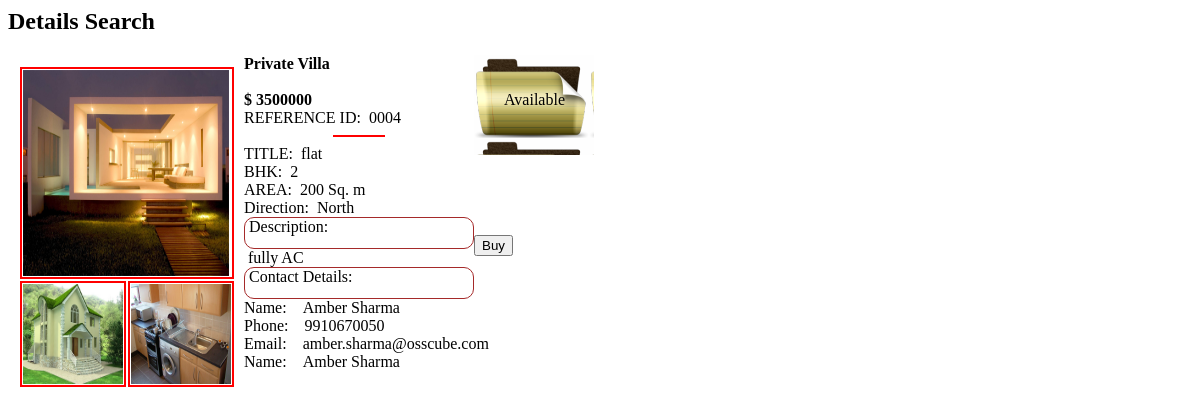
Page /view/searchdetailed.php?property_id=4 on the committed database.
### tables this page shows
CREATE TABLE `property_image` (
  `image_id` int(11) NOT NULL AUTO_INCREMENT,
  `property_id` int(11) DEFAULT NULL COMMENT 'foreign key refering to seller table',
  `image` blob,
  PRIMARY KEY (`image_id`),
  KEY `image_id` (`image_id`),
  KEY `property_id` (`property_id`),
  CONSTRAINT `property_image_ibfk_1` FOREIGN KEY (`image_id`) REFERENCES `seller_table` (`property_id`),
  CONSTRAINT `property_image_ibfk_2` FOREIGN KEY (`property_id`) REFERENCES `seller_table` (`property_id`)
);

CREATE TABLE `seller_table` (
  `property_id` int(11) NOT NULL AUTO_INCREMENT COMMENT 'unique id of saler',
  `user_id` int(11) DEFAULT NULL COMMENT 'name of  user',
  `deal_type` enum('Sale','Rent') DEFAULT NULL COMMENT 'sale type',
  `address` varchar(100) DEFAULT NULL COMMENT 'address of seller',
  `property_type` varchar(15) DEFAULT NULL COMMENT 'this is type of property',
  `transaction_type` varchar(15) DEFAULT NULL COMMENT 'type of sale ',
  `property_area` int(11) DEFAULT NULL,
  `facility` varchar(30) DEFAULT NULL COMMENT 'facility provided',
  `direction` enum('N','E','S','W','NE','NW','SE','SW') DEFAULT NULL COMMENT 'location of property',
  `property_feature` varchar(30) DEFAULT NULL COMMENT 'type of room',
  `price` int(11) DEFAULT NULL COMMENT 'rate of property',
  `bargain_amount` int(11) DEFAULT NULL COMMENT 'min amount for sale',
  `furnished_item` varchar(20) DEFAULT NULL COMMENT 'material included with property',
  `description` varchar(200) DEFAULT NULL COMMENT 'key feature of propety',
  `bhk` int(11) DEFAULT NULL,
  `property_status` enum('inactive','active','pending','done') DEFAULT NULL,
  `city` varchar(20) DEFAULT NULL,
  `sector` varchar(20) DEFAULT NULL,
  PRIMARY KEY (`property_id`),
  KEY `user_id` (`user_id`),
  CONSTRAINT `sellertable_ibfk_1` FOREIGN KEY (`user_id`) REFERENCES `user_registration` (`user_id`)
);

CREATE TABLE `user_registration` (
  `user_id` int(11) NOT NULL AUTO_INCREMENT COMMENT 'unique user response id',
  `name` varchar(20) NOT NULL COMMENT 'user name',
  `contact_no` varchar(10) NOT NULL COMMENT 'user contact number',
  `email` varchar(50) DEFAULT NULL,
  `user_name` varchar(20) NOT NULL COMMENT 'user login name',
  `password` varchar(15) NOT NULL COMMENT 'user password for login',
  `status` enum('t','f') DEFAULT 't' COMMENT 'status for soft delete',
  `user_type` enum('u','b','a') DEFAULT NULL,
  PRIMARY KEY (`user_id`,`user_name`)
);

### model/constant1.php (called while the page is built, shortened)
<?php
class Language {
    private $_lang=array();
    public function __construct($language) {
        $this->_lang=$language;
    }
    public function __get($key){
       return $this->_lang[$key];
    }
}
$lang= new Language($_languageConstants);
?>

### model/Search_class.php (called while the page is built, shortened)
<?PHP
require_once SITEPATH.'model/model.php';
class SearchProperty
{
	private $propertyid;
	public function setPropertyid($propertyid) {
		$this->propertyid = $propertyid;
	}
	public function getPropertyid() {
		return $this->propertyid;
	}
	public function Propertydetailed($matchfield)
	{
		$obj1 = new MyModel();
		$result = $obj1->PropertyDetailed($matchfield);
		return $result;
	}
	public function Propertyimage($matchfield)
	{
		$obj1 = new MyModel();
		$result = $obj1->PropertyImage($matchfield);
		return $result;
	}
	public function Admindetails($matchfield)
	{
		$obj1 = new MyModel();
		$result = $obj1->AdminDetails($matchfield);
		return $result;
	}
}
?>

### controller/singleton.php (called while the page is built, shortened)
<?php
class DBConnection {
    private static $instance;
    private static $_host = "localhost";
    private static $_user = "root";
    private static $_password ="amber@321";
    private $_tableName = "";
    private $_join = "";
    private $_where = "";
    private $_between = "";
    private $_values = array();
    private $_result = "";
    public static function Connect() {
        if (is_null(DBConnection::$instance)) {
            $db = mysql_connect(self::$_host, self::$_user, self::$_password);
            if ($db) {
                self::$instance = new DBConnection();
            }
        }
        return self::$instance;
    }
    public function Fields($data = array()) {
        $count = count($data);
	    if ($count > 0) {
            foreach ($data as $key => $value) {
                if (!empty($value)) {
		    $this->_values[] = $value;
                }
            }
        }
		return $this;
    }
    public function From($value) {
        if (!empty($value)) {
            $this->_tableName = $value;
        }
		return $this;
    }
    public function Where($data = array(), $raw = false, $operator = "AND") {
	$this->_where="";
        $count = count($data);
        if ($count > 0) {
            $index = 0;
            foreach ($data as $key => $value) {
				if (is_string($value)) {
                    $value = " '$value' ";
                }
				$op = array("=",">","<",">=","<=");
				$opMatch = false;
				for($i = 0;$i < count($op);$i++){
					if(strpos($key, $op[$i]) > 0){
						$opMatch  = true;
						break;
					}
				}
				if($opMatch){
					$this->_where .= " $key $value";
				}
				elseif($this->_between){
				    $this->_where .= $key .$this->_between ;
				}
				else {
					$this->_where .= " $key =  $value";
				}
            }
        }
		return $this;
    }
    public function Select() {
        $bool = false;
        $this->_query = "";
        $fields = " * ";
        if (count($this->_values) > 0) {
            $fields = implode(', ', $this->_values);
        }
        $table = $this->_tableName;
        if (!empty($table)) {
			$this->_query .= "SELECT ";
			$this->_query .= $fields;
            $this->_query .= " FROM " . $this->_tableName. $this->_join;
            $where = $this->_where;
            if (!empty($where)) {
                $this->_query .= " WHERE " . $where;
            }
            $this->_result = mysql_query($this->_query);
            $bool = true;
        }
	$this->_keys=array();          $this->_values=array();    $this->_where=""; $this->_join=""; $this->_groupBy="";
        return $bool;
    }
    public function resultArray() {
        $records = array();
        if (!empty($this->_result)) {
            while ($row = mysql_fetch_assoc($this->_result)) {
                $records[] = $row;
            }
        }
        return $records;
    }
}

### model/model.php (called while the page is built, shortened)
<?php
require_once SITEPATH.'controller/singleton.php';
require_once SITEPATH.'model/Search_class.php';
abstract class model {
    function __construct() {
        $this->db = DBConnection::Connect();
    }
}
class MyModel extends model {
	public function PropertyDetailed($matchfield){
		$this->db->From("seller_table");
		$this->db->where($matchfield);
		$bool1=$this->db->Select();
		$result = $this->db->resultArray();
		return $result;
	}
	public function PropertyImage($matchfield){
		$this->db->Fields(array("image"));
		$this->db->From("property_image");
		$this->db->where($matchfield);
		$bool1=$this->db->Select();
		$result = $this->db->resultArray();
		return $result;
	}
	public function AdminDetails($matchfield) {
		$this->db->From("user_registration");
		$this->db->where($matchfield);
		$this->db->Select();
		$result = $this->db->resultArray();
		return $result;
	}
}

### view/searchdetailed.php (the view, shortened to what this page needs)
<?php require_once "/var/www/PropertyBazar/trunk/development/model/constant1.php";
require_once SITEPATH."model/Search_class.php";
?>
<div class="posters">
	<div class="poster double_wide no_max_height" style="width: 620px; min-height: 600px;">
		<h2 style="width: 620px" class="do_not_shorten"><?php echo $lang->DETAIL." ".$lang->SEARCH; ?></h2>
		<div class="row benefit" style="overflow: auto;">
<?php
 $matchfield=array();
            $obj = new SearchProperty();
            $obj->setPropertyid($_REQUEST['property_id']);
            $matchfield['property_id'] = $obj->getPropertyid();
            ?>
            <div id="container">
                <div id="image">
                    <?php
                        $result = $obj->Propertyimage($matchfield);
                        $count=count($result);
                    ?>
                        <table>
                            <tr>
                                <td colspan="2">
                                    <img src="<?php echo IMAGEPATH . $result[0]['image'] ;?>" rel="#mies2" height=206px; width="206px; style="border:1px solid red;"/>
                                </td>
                            </tr>
                            <tr>
                                <?php
                                    for($i=1;$i<$count;$i++)
                                    {
                                ?>
                                <td >
                                        <img src="<?php echo IMAGEPATH . $result[$i]['image'] ;?>" height=100px; width="100px; style="border:1px solid red;"/>
                                </td>
                                <?php
                                    }
                                ?>
                            </tr>
                        </table>
                        </div>
                        <div id="data">
                            <?php
                                $result = $obj->Propertydetailed($matchfield);
                            ?>
                            <b><?php echo $result[0]['property_feature'] ?></b>
                            <br />
                            <br />
                            <b>$ <?php echo $result[0]['price'] ?></b>
                            <br />
                            <span>REFERENCE ID:&nbsp;&nbsp;<?php printf('%04d', $result[0]['property_id']) ?></span>
                            <hr width="50" color="red">
                            <span>TITLE:&nbsp;&nbsp;<?php echo $result[0]['property_type'] ?></span>
                            <br />
                            <span>BHK:&nbsp;&nbsp;<?php echo $result[0]['bhk'] ?></span>
                            <br />
                            <span>AREA:&nbsp;&nbsp;<?php echo $result[0]['property_area'] ?>&nbsp;Sq. m </span>
                            <br />
                            <span>Direction:&nbsp;&nbsp;<?php if($result[0]['direction']=='N') echo "North";
                            elseif ($result[0]['direction']=='NE') echo "North East";?> </span>
                            <br />
                            <div class="selecter">
                            	<span >&nbsp;<?php echo $lang->DESCRIPTION;?>:</span>
                            </div>
                            <span >&nbsp;<?php echo $result[0]['description'] ?></span>
                            <div class="selecter">
                            	<span >&nbsp;<?php echo $lang->CONTACT." ".$lang->DETAIL;?>:</span>
                            	<br />
                            	<br />
                            </div>
                                    <?php
                                    $obj1=new SearchProperty();
                                    $matchfield1['user_type']="a";
                                    $adminresult=$obj1-> AdminDetails($matchfield1);
                            ?>
                            <span >Name:&nbsp;&nbsp;&nbsp;&nbsp;<?php echo $adminresult[0]['name'] ?></span>
                            <span >Phone:&nbsp;&nbsp;&nbsp;&nbsp;<?php echo $adminresult[0]['contact_no'] ?></span>
                            <span >Email:&nbsp;&nbsp;&nbsp;&nbsp;<?php echo $adminresult[0]['email'] ?></span>
                            <span >Name:&nbsp;&nbsp;&nbsp;&nbsp;<?php echo $adminresult[0]['name'] ?></span>
                        </div>
                        <div id="status">
                            <br />
                            <br />
                         <span style="margin-top: 200px;margin-left: 30px;"><?php if($result[0]['property_status']=="active" || $result[0]['property_status']=="inactive") echo "Available" ?></span>
                            <br />
                            <br />
<br />
                            <br />
<br />
                            <br />
<br />
                            <br />
<input type="button" class="open" value="Buy" onclick="action_open('propertybuy.php?property_id=<?php echo $result[0]['property_id']?>&price=<?php echo $result[0]['price']?>')"/>
                        </div>
                    </div>
                </div></div></div>

### rows in the picture
property_image: image (picture)
property_image: image (picture)
property_image: image (picture)
seller_table: property_feature "Private Villa", price "3500000", property_id "0004", property_type "flat", bhk "2", property_area "200", description "fully AC"
user_registration: name "Amber Sharma", contact_no "9910670050", email "amber.sharma@osscube.com"

### other values in the picture
$lang->DETAIL "Details"
$lang->SEARCH "Search"
$lang->DESCRIPTION "Description"
$lang->CONTACT "Contact"
